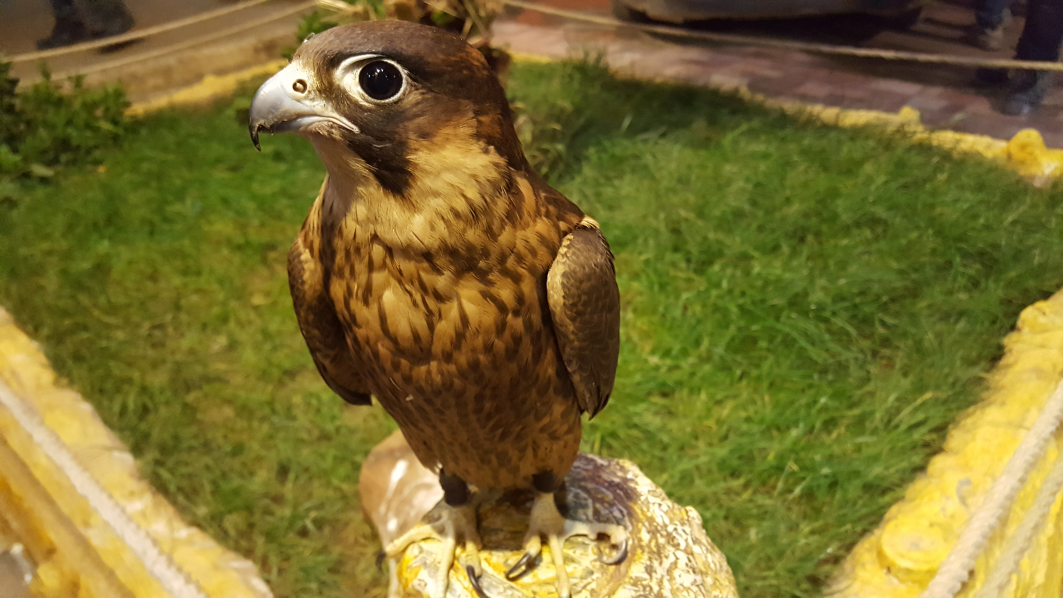
#> input picture workingWithImages/image.jpg, 5312 x 2988 px (shown at 1/5 size)
$ python tileImage.py image.jpg coOrdinatePIL.png
#> lines starting #> are read from the running program, lines starting #| are printed output that depends on the picture
from PIL import Image
import os,sys

def tileImage(source_image,canvas_image='blank'):
    '''
    Input:
        source_image: source image that needs to be tiled on top of canvas\\
        canvas_image: default is white blank canvas of size(1920,1080), can set a particular image
    '''
#> called with source_image = 'image.jpg', canvas_image = 'coOrdinatePIL.png'
    sourceImage=Image.open(source_image)
#> sourceImage is the input picture: PIL image 5312x2988 RGB; mean R, G, B 122.6, 110.3, 48
    w,h=sourceImage.size
#> w = 5312; h = 2988
    if canvas_image=='blank':
        W=1920
        H=1080
        canvasImage2=Image.new('RGBA',(W,H),'white')
        base_path=os.getcwd()+'/'
        file_name='whiteCanvas'
    else:
        # work on image filename
        path_=os.path.abspath(canvas_image).split('/')
        file_name=path_[-1].split('.')[0] # without ext
        base_path='/'.join(path_[:-1])+'/'
        canvasImage=Image.open(canvas_image)
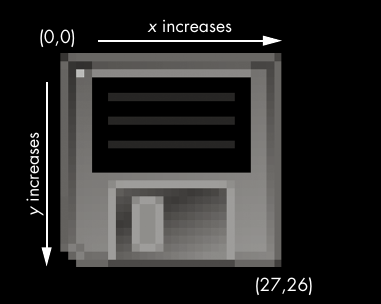
#> input picture workingWithImages/coOrdinatePIL.png, 381 x 304 px
#> canvasImage is the input picture: PIL image 381x304 RGB; mean R, G, B 36.5, 36, 35.2
        W,H=canvasImage.size
#> W = 381; H = 304
        # don't want to make original image messy
        canvasImage2=canvasImage.copy()

    for width in range(0,W,w):
        for height in range(0,H,h):
            # print(width,height)
            canvasImage2.paste(sourceImage,(width,height))
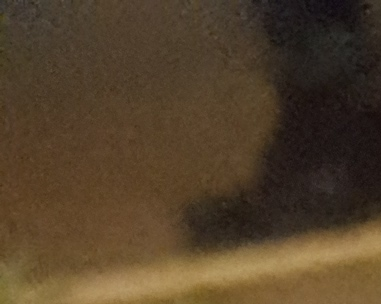
#> canvasImage2: PIL image 381x304 RGB; mean R, G, B 83.1, 64.7, 42.5

    canvasImage2.save(base_path+file_name+'_tiled.png')
    print('Completed tiling.')

if __name__=="__main__":
    if len(sys.argv)<2:
        print('Usage: tile source-image on blank calvas or on image')
        print('Input: <source_image> <canvas_image>[image that is used as canvas for tiling;optional;blank white canvas is default]')
        sys.exit()
    sourceImage=sys.argv[1]
    try:
        canvasImage=sys.argv[2]
    except IndexError:
        canvasImage='blank'
    tileImage(sourceImage,canvasImage)
